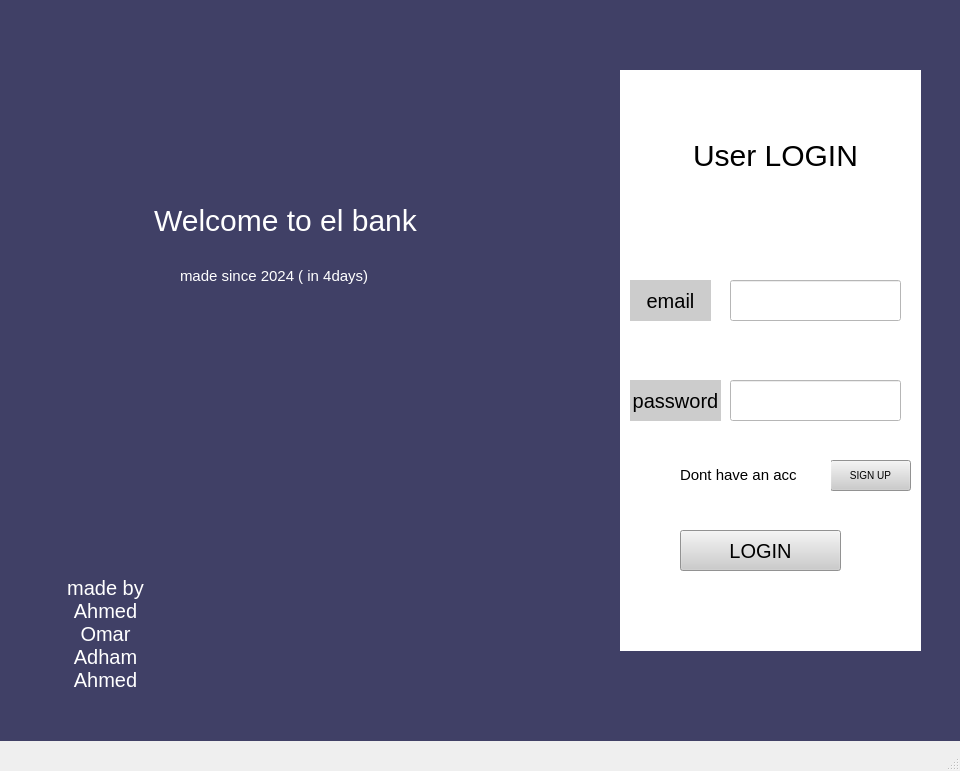
<?xml version="1.0" encoding="UTF-8"?>
<ui version="4.0">
 <class>MainWindow</class>
 <widget class="QMainWindow" name="MainWindow">
  <property name="geometry">
   <rect>
    <x>0</x>
    <y>0</y>
    <width>960</width>
    <height>771</height>
   </rect>
  </property>
  <property name="windowTitle">
   <string>MainWindow</string>
  </property>
  <widget class="QWidget" name="centralwidget">
   <widget class="QWidget" name="widget_3" native="true">
    <property name="geometry">
     <rect>
      <x>0</x>
      <y>0</y>
      <width>961</width>
      <height>741</height>
     </rect>
    </property>
    <property name="styleSheet">
     <string notr="true">background-color:#404066;</string>
    </property>
    <widget class="QLabel" name="label">
     <property name="geometry">
      <rect>
       <x>120</x>
       <y>150</y>
       <width>331</width>
       <height>141</height>
      </rect>
     </property>
     <property name="styleSheet">
      <string notr="true">font:30px ; 
color: white;</string>
     </property>
     <property name="text">
      <string>Welcome to el bank</string>
     </property>
     <property name="alignment">
      <set>Qt::AlignCenter</set>
     </property>
    </widget>
    <widget class="QWidget" name="widget_4" native="true">
     <property name="geometry">
      <rect>
       <x>620</x>
       <y>70</y>
       <width>301</width>
       <height>581</height>
      </rect>
     </property>
     <property name="styleSheet">
      <string notr="true">background-color : white ;</string>
     </property>
     <widget class="QPushButton" name="Login_B">
      <property name="geometry">
       <rect>
        <x>60</x>
        <y>460</y>
        <width>161</width>
        <height>41</height>
       </rect>
      </property>
      <property name="styleSheet">
       <string notr="true">background-color: rgb(204, 204, 204);
font:20px;</string>
      </property>
      <property name="text">
       <string>LOGIN</string>
      </property>
     </widget>
     <widget class="QLabel" name="label_11">
      <property name="geometry">
       <rect>
        <x>10</x>
        <y>310</y>
        <width>91</width>
        <height>41</height>
       </rect>
      </property>
      <property name="styleSheet">
       <string notr="true">background-color: rgb(204, 204, 204);
font :20px ;</string>
      </property>
      <property name="text">
       <string>password</string>
      </property>
      <property name="alignment">
       <set>Qt::AlignCenter</set>
      </property>
     </widget>
     <widget class="QLabel" name="label_14">
      <property name="geometry">
       <rect>
        <x>10</x>
        <y>210</y>
        <width>81</width>
        <height>41</height>
       </rect>
      </property>
      <property name="styleSheet">
       <string notr="true">background-color: rgb(204, 204, 204);
font :20px ;</string>
      </property>
      <property name="text">
       <string>email</string>
      </property>
      <property name="alignment">
       <set>Qt::AlignCenter</set>
      </property>
     </widget>
     <widget class="QLabel" name="label_15">
      <property name="geometry">
       <rect>
        <x>60</x>
        <y>60</y>
        <width>191</width>
        <height>51</height>
       </rect>
      </property>
      <property name="styleSheet">
       <string notr="true">font:30px</string>
      </property>
      <property name="text">
       <string>User LOGIN</string>
      </property>
      <property name="alignment">
       <set>Qt::AlignCenter</set>
      </property>
     </widget>
     <widget class="QLineEdit" name="Uemail">
      <property name="geometry">
       <rect>
        <x>110</x>
        <y>210</y>
        <width>171</width>
        <height>41</height>
       </rect>
      </property>
     </widget>
     <widget class="QLineEdit" name="Upass">
      <property name="geometry">
       <rect>
        <x>110</x>
        <y>310</y>
        <width>171</width>
        <height>41</height>
       </rect>
      </property>
     </widget>
     <widget class="QPushButton" name="SignUpButton">
      <property name="geometry">
       <rect>
        <x>210</x>
        <y>390</y>
        <width>81</width>
        <height>31</height>
       </rect>
      </property>
      <property name="styleSheet">
       <string notr="true">background-color: rgb(204, 204, 204);
font:10px;</string>
      </property>
      <property name="text">
       <string>SIGN UP</string>
      </property>
     </widget>
     <widget class="QLabel" name="label_3">
      <property name="geometry">
       <rect>
        <x>60</x>
        <y>389</y>
        <width>151</width>
        <height>31</height>
       </rect>
      </property>
      <property name="styleSheet">
       <string notr="true">font-size:15px ; </string>
      </property>
      <property name="text">
       <string>Dont have an acc </string>
      </property>
     </widget>
    </widget>
    <widget class="QLabel" name="label_5">
     <property name="geometry">
      <rect>
       <x>0</x>
       <y>550</y>
       <width>211</width>
       <height>191</height>
      </rect>
     </property>
     <property name="styleSheet">
      <string notr="true">font:20px ; 
color:white ;
</string>
     </property>
     <property name="text">
      <string>made by
Ahmed 
Omar 
Adham 
Ahmed 
</string>
     </property>
     <property name="alignment">
      <set>Qt::AlignCenter</set>
     </property>
    </widget>
    <widget class="QLabel" name="label_7">
     <property name="geometry">
      <rect>
       <x>180</x>
       <y>250</y>
       <width>281</width>
       <height>51</height>
      </rect>
     </property>
     <property name="styleSheet">
      <string notr="true">font:15px ; 
color:white ;
</string>
     </property>
     <property name="text">
      <string>made since 2024 ( in 4days)</string>
     </property>
    </widget>
   </widget>
  </widget>
  <widget class="QMenuBar" name="menubar">
   <property name="geometry">
    <rect>
     <x>0</x>
     <y>0</y>
     <width>960</width>
     <height>21</height>
    </rect>
   </property>
  </widget>
  <widget class="QStatusBar" name="statusbar"/>
 </widget>
 <resources/>
 <connections/>
</ui>
